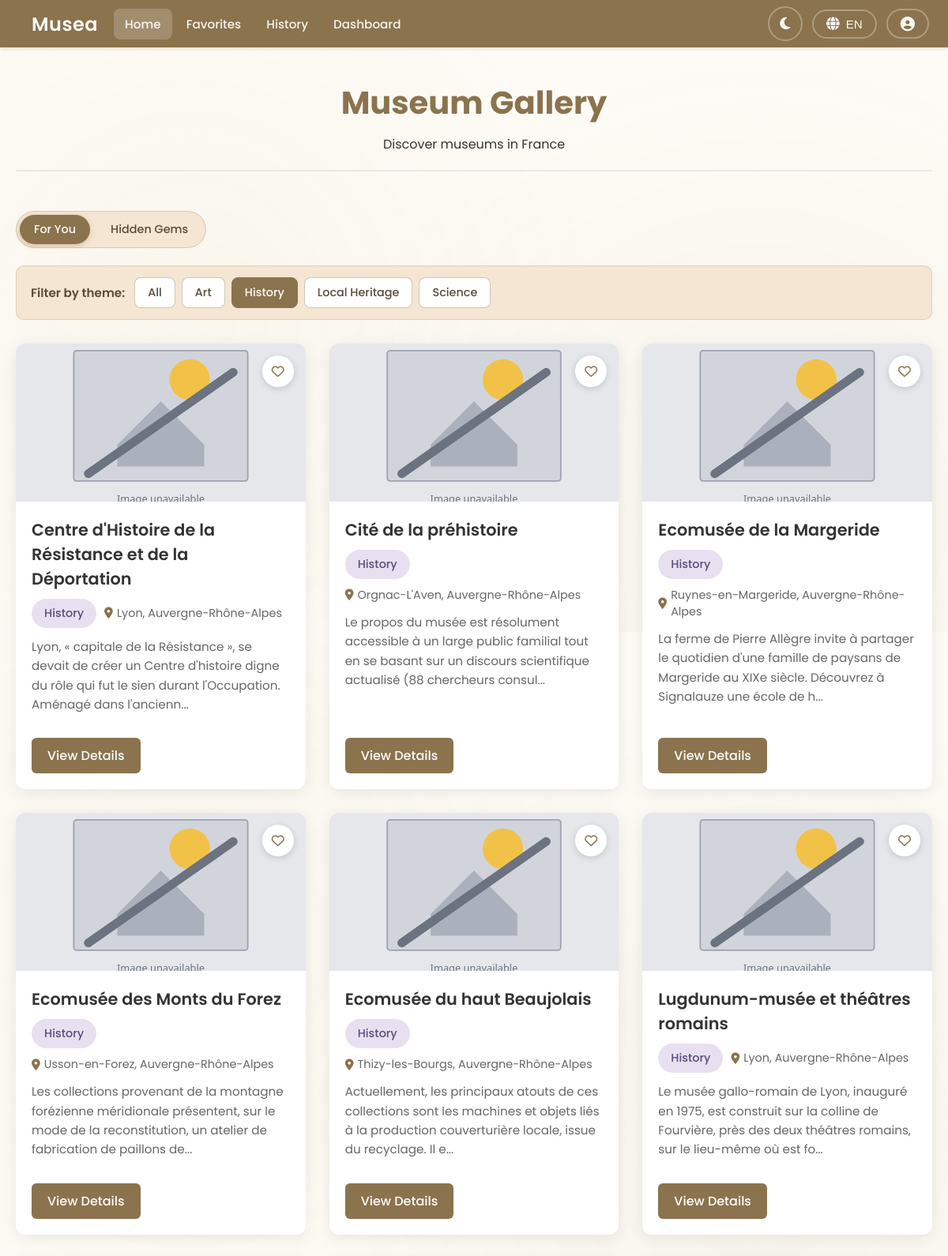
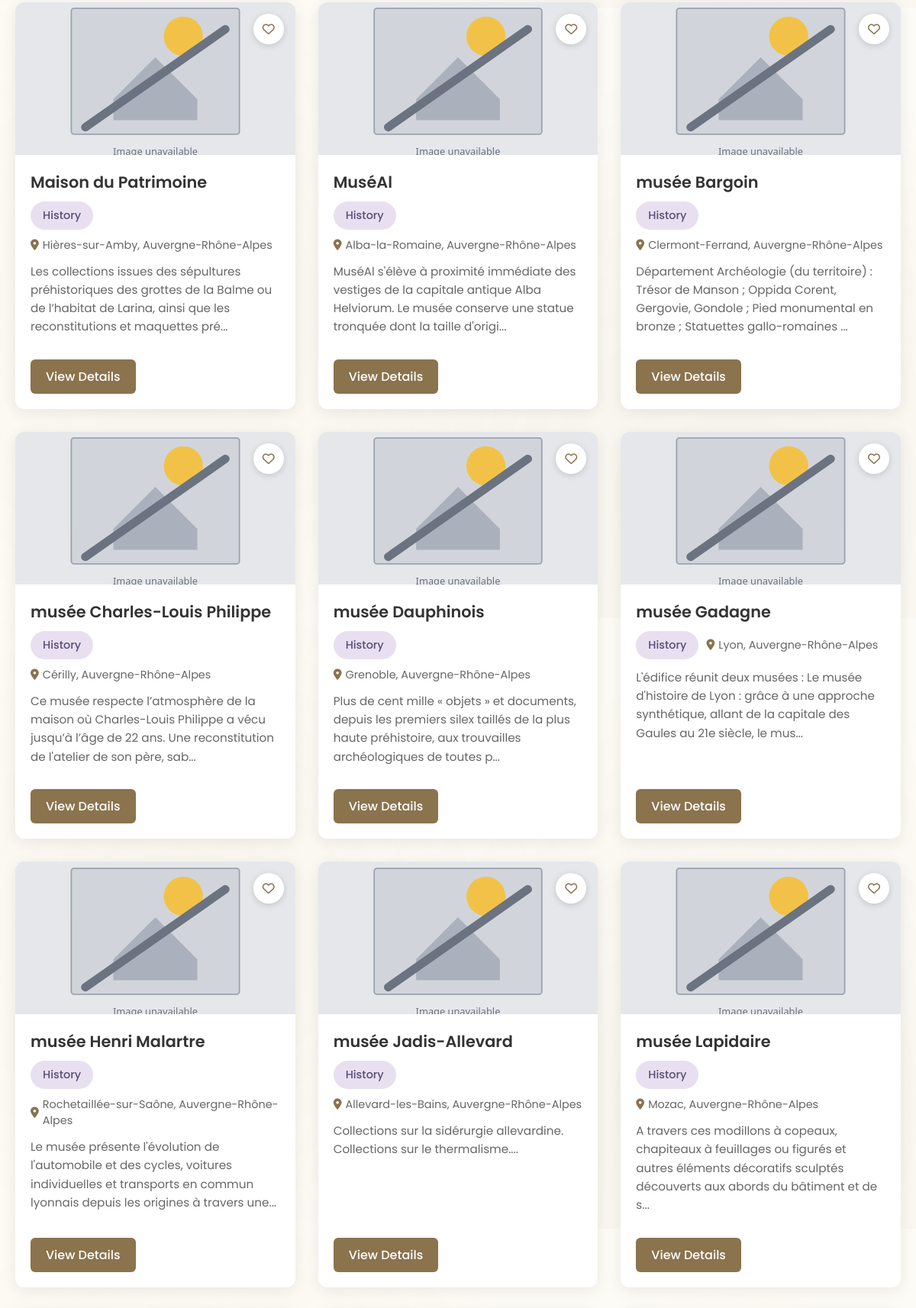
Page /museum_gallery?theme=History (upper part) on the committed database (2 pictures, top to bottom).
### tables this page shows
CREATE TABLE museums (
    id INTEGER PRIMARY KEY AUTOINCREMENT,
    identifiant TEXT UNIQUE,
    name TEXT NOT NULL,
    region TEXT,
    theme TEXT,
    latitude REAL,
    longitude REAL,
    popularity_score INTEGER DEFAULT 0,
    location TEXT,
    description TEXT,
    created_at TIMESTAMP DEFAULT CURRENT_TIMESTAMP
, website TEXT, image_url TEXT, thumbs_up INTEGER DEFAULT 0, thumbs_down INTEGER DEFAULT 0);

### app.py (the view, shortened to what this page needs)
@app.route('/museum_gallery')
def museum_gallery():
    theme_param = (request.args.get('theme') or '').strip()
    current_tab = (request.args.get('tab') or 'for_you').strip().lower()
    show_all = (request.args.get('show_all') or '').strip() == '1'
    user_id = session.get('user_id')
    user_profile = db_manager.get_user_profile(user_id) if user_id else None
    context = detect_context(request)
    active_settings = get_active_settings(
        user_profile=dict(user_profile) if user_profile else None,
        context=context
    )
    max_results = active_settings['max_results']
    short_session = context.get('time_available', 60) <= 15
    if theme_param:
        museums = db_manager.get_museums_by_theme(theme_param)
    elif current_tab == 'hidden':
        hidden_limit = max_results
        if short_session or show_all:
            hidden_limit = max(hidden_limit, 100)
        museums = db_manager.get_hidden_gems(user_id=user_id, max_results=hidden_limit)
    else:
        museums = sorted(
            db_manager.get_all_museums(),
            key=lambda m: (-(m.get('popularity_score') or 0), (m.get('name') or "")),
        )
    if user_id:
        museums = db_manager._annotate_and_filter_by_distance(user_id, museums, max_km=50.0)
    has_more = False
    if short_session and not show_all:
        limited = museums[:max_results]
        has_more = len(museums) > len(limited)
    else:
        limited = museums
    see_more_url = None
    available_themes = db_manager.get_distinct_themes()
    adaptation_log = get_adaptation_log_message(active_settings)
    return render_template(
        'museum_gallery.html',
        museums=limited,
        settings=active_settings,
        adaptation_log=adaptation_log,
        available_themes=available_themes,
        current_theme=theme_param or None,
        current_tab=current_tab,
        has_more=has_more,
        see_more_url=see_more_url,
    )

### adaptation.py (called while the page is built, shortened)
def get_adaptation_log_message(settings):
    if not settings.get('adaptation_reasons'):
        return None  # Don't show log if no adaptations

def detect_context(request):
    context = {
        'device': 'desktop',
        'connection_quality': 'good',
        'time_available': session.get('time_available_minutes', 60)  # Default to 60 minutes
    }
    user_agent = request.headers.get('User-Agent', '').lower()
    if 'mobile' in user_agent or 'android' in user_agent or 'iphone' in user_agent:
        context['device'] = 'mobile'
    elif 'tablet' in user_agent or 'ipad' in user_agent:
        context['device'] = 'tablet'
    connection_quality = request.args.get('connection_quality') or 'good'
    context['connection_quality'] = connection_quality
    time_available = request.args.get('time_available')
    if time_available:
        try:
            context['time_available'] = int(time_available)
        except ValueError:
            pass
    return context

### app.py (called while the page is built)
@app.template_filter('museum_image_url')
def museum_image_url(museum):
    if not museum:
        return url_for('static', filename='placeholder.svg')
    img = (museum.get('image_url') or '').strip()
    if img:
        return img
    theme = (museum.get('theme') or '').strip()
    defaults = {
        'Art': 'https://images.unsplash.com/photo-1536924940846-227afb31e2a5?w=640',
        'History': 'https://images.unsplash.com/photo-1457369804613-52c61a468e7d?w=640',
        'Science': 'https://images.unsplash.com/photo-1635070041078-e363dbe005cb?w=640',
        'Local Heritage': 'https://images.unsplash.com/photo-1578662996442-48f60103fc96?w=640',
    }
    return defaults.get(theme) or url_for('static', filename='placeholder.svg')

@app.context_processor
def inject_logged_in():
    return {'logged_in': bool(session.get('user_id'))}

### db_manager.py (called while the page is built)
def _conn():
    c = sqlite3.connect(DB_PATH)
    c.row_factory = sqlite3.Row
    return c

def get_all_museums() -> List[Dict[str, Any]]:
    conn = _conn()
    try:
        try:
            conn.execute("ALTER TABLE museums ADD COLUMN image_url TEXT")
            conn.commit()
        except sqlite3.OperationalError:
            pass
        rows = conn.execute(
            "SELECT id, identifiant, name, region, theme, latitude, longitude, popularity_score, location, description, COALESCE(image_url, '') AS image_url FROM museums ORDER BY name"
        ).fetchall()
        return [_museum_row_to_dict(r) for r in rows]
    finally:
        conn.close()

### templates/museum_gallery.html (shortened to what this page needs)
<!DOCTYPE html>
<html lang="en">
<head>
    <link rel="stylesheet" href="https://cdnjs.cloudflare.com/ajax/libs/font-awesome/6.4.0/css/all.min.css">
    <link rel="stylesheet" href="{{ url_for('static', filename='style.css') }}">
</head>
<body data-logged-in="{{ 'true' if logged_in else 'false' }}">
    <div class="top-bar">
        <div class="top-bar-left">
            <a href="{{ url_for('museum_gallery') }}" style="text-decoration: none; color: inherit;">
                <div class="logo-container" style="cursor: pointer;">
                    <span class="logo-text">Musea</span>
                </div>
            </a>
            <nav class="main-nav">
            <a href="{{ url_for('museum_gallery') }}" class="nav-item active" data-en="Home" data-fr="Accueil">Home</a>
            <a href="{{ url_for('favorites') }}" class="nav-item" data-en="Favorites" data-fr="Favoris">Favorites</a>
            <a href="{{ url_for('history') }}" class="nav-item" data-en="History" data-fr="Historique">History</a>
            <a href="{{ url_for('view_user_profile') }}" class="nav-item" data-en="Dashboard" data-fr="Tableau de bord">Dashboard</a>
            </nav>
        </div>
        <div class="top-bar-right">
            <button class="dark-mode-btn" id="darkModeBtn" aria-label="Switch to dark mode" title="Dark mode">
                <i class="fas fa-moon"></i>
            </button>
            <div class="language-switcher">
                <button class="language-btn" id="languageBtn" aria-label="Change language">
                    <i class="fas fa-globe"></i>
                    <span id="currentLang">EN</span>
                </button>
            </div>
            <div class="profile-switcher">
                <button class="profile-btn" id="profileBtn" aria-label="Profile menu">
                    <i class="fas fa-user-circle"></i>
                </button>
            </div>
        </div>
    </div>
    <div class="container">
        <div class="gallery-header">
            <h1 data-en="Museum Gallery" data-fr="Galerie des musées">Museum Gallery</h1>
            <p data-en="Discover museums in France" data-fr="Découvrez les musées en France">Discover museums in France</p>
        </div>
        <div class="discovery-tabs">
            <a href="{{ url_for('museum_gallery') }}"
               class="discovery-tab {% if (current_tab or 'for_you') != 'hidden' %}active{% endif %}"
               data-en="For You"
               data-fr="Pour vous">
            </a>
            <a href="{{ url_for('museum_gallery', tab='hidden') }}"
               class="discovery-tab {% if current_tab == 'hidden' %}active{% endif %}"
               data-en="Hidden Gems"
               data-fr="Pépites cachées">
            </a>
        </div>
        {% if available_themes %}
        <div class="theme-filter-bar">
            <span class="theme-filter-label" data-en="Filter by theme:" data-fr="Filtrer par thème :">Filter by theme:</span>
            <div class="theme-filter-buttons">
                <a href="{{ url_for('museum_gallery') }}" class="theme-filter-btn {% if not current_theme %}active{% endif %}" data-en="All" data-fr="Tous">All</a>
                {% for theme in available_themes %}
                <a href="{{ url_for('museum_gallery', theme=theme) }}" class="theme-filter-btn {% if current_theme == theme %}active{% endif %}">{{ theme }}</a>
                {% endfor %}
            </div>
        </div>
        {% endif %}
        <div class="museum-gallery {% if settings.layout == 'list' %}museum-gallery-list{% endif %}">
            {% for museum in museums %}
            <div class="museum-card" data-museum-id="{{ museum.id }}">
                {% if settings.show_images %}
                <div class="museum-card-image">
                    <img src="{{ museum | museum_image_url }}"
                         alt="{{ museum.name }}"
                         onerror="this.onerror=null; this.src='{{ url_for('static', filename='placeholder.svg') }}';">
                    <button class="favorite-btn" data-action="favorite" data-museum-id="{{ museum.id }}" aria-label="Add to favorites">
                        <i class="far fa-heart"></i>
                    </button>
                </div>
                {% endif %}
                <div class="museum-card-content">
                    <h3>{{ museum.name }}</h3>
                    <div class="museum-card-theme-location">
                        {% if museum.theme %}
                        <span class="museum-theme" data-theme="{{ museum.theme }}">{{ museum.theme }}</span>
                        {% endif %}
                        <p class="museum-location">
                            <i class="fas fa-map-marker-alt"></i> {{ museum.location }}
                        </p>
                    </div>
                    <p class="museum-description">
                        {% if settings.description_length == 'short' %}
                            {{ museum.description[:80] }}...
                        {% else %}
                            {{ museum.description[:150] }}...
                        {% endif %}
                    </p>
                    <div class="museum-card-actions">
                        <a href="{{ url_for('museum_detail', museum_id=museum.id) }}"
                           class="view-details-btn"
                           data-action="view-details"
                           data-museum-id="{{ museum.id }}"
                           data-en="View Details"
                           data-fr="Voir les détails">
                        </a>
                    </div>
                </div>
            </div>
            {% endfor %}
        </div>
    </div>
</body>
</html>

### rows in the picture
museums: theme "Art"
museums: theme "History", name "Centre d'Histoire de la Résistance et de la Déportation", location "Lyon, Auvergne-Rhône-Alpes", description "Lyon, « capitale de la Résistance », se devait de créer un Centre d'histoire digne du rôle qui fut le sien durant l'Occupation. Aménagé dans l'ancienn"
museums: theme "Local Heritage"
museums: theme "Science"
museums: name "Cité de la préhistoire", theme "History", location "Orgnac-L'Aven, Auvergne-Rhône-Alpes", description "Le propos du musée est résolument accessible à un large public familial tout en se basant sur un discours scientifique actualisé (88 chercheurs consul"
museums: name "Ecomusée de la Margeride", theme "History", location "Ruynes-en-Margeride, Auvergne-Rhône-Alpes", description "La ferme de Pierre Allègre invite à partager le quotidien d'une famille de paysans de Margeride au XIXe siècle. Découvrez à Signalauze une école de h"
museums: name "Ecomusée des Monts du Forez", theme "History", location "Usson-en-Forez, Auvergne-Rhône-Alpes", description "Les collections provenant de la montagne forézienne méridionale présentent, sur le mode de la reconstitution, un atelier de fabrication de paillons de"
museums: name "Ecomusée du haut Beaujolais", theme "History", location "Thizy-les-Bourgs, Auvergne-Rhône-Alpes", description "Actuellement, les principaux atouts de ces collections sont les machines et objets liés à la production couverturière locale, issue du recyclage. Il e"
museums: name "Lugdunum-musée et théâtres romains", theme "History", location "Lyon, Auvergne-Rhône-Alpes", description "Le musée gallo-romain de Lyon, inauguré en 1975, est construit sur la colline de Fourvière, près des deux théâtres romains, sur le lieu-même où est fo"
museums: name "Maison du Patrimoine", theme "History", location "Hières-sur-Amby, Auvergne-Rhône-Alpes", description "Les collections issues des sépultures préhistoriques des grottes de la Balme ou de l’habitat de Larina, ainsi que les reconstitutions et maquettes pré"
museums: name "MuséAl", theme "History", location "Alba-la-Romaine, Auvergne-Rhône-Alpes", description "MuséAl s'élève à proximité immédiate des vestiges de la capitale antique Alba Helviorum. Le musée conserve une statue tronquée dont la taille d'origi"
museums: name "musée Bargoin", theme "History", location "Clermont-Ferrand, Auvergne-Rhône-Alpes", description "Département Archéologie (du territoire) : Trésor de Manson ; Oppida Corent, Gergovie, Gondole ; Pied monumental en bronze ; Statuettes gallo-romaines"
museums: name "musée Charles-Louis Philippe", theme "History", location "Cérilly, Auvergne-Rhône-Alpes", description "Ce musée respecte l’atmosphère de la maison où Charles-Louis Philippe a vécu jusqu’à l’âge de 22 ans. Une reconstitution de l'atelier de son père, sab"
museums: name "musée Dauphinois", theme "History", location "Grenoble, Auvergne-Rhône-Alpes", description "Plus de cent mille « objets » et documents, depuis les premiers silex taillés de la plus haute préhistoire, aux trouvailles archéologiques de toutes p"
museums: name "musée Gadagne", theme "History", location "Lyon, Auvergne-Rhône-Alpes", description "L'édifice réunit deux musées : Le musée d'histoire de Lyon : grâce à une approche synthétique, allant de la capitale des Gaules au 21e siècle, le mus"
museums: name "musée Henri Malartre", theme "History", location "Rochetaillée-sur-Saône, Auvergne-Rhône-Alpes", description "Le musée présente l'évolution de l'automobile et des cycles, voitures individuelles et transports en commun lyonnais depuis les origines à travers une"
museums: name "musée Jadis-Allevard", theme "History", location "Allevard-les-Bains, Auvergne-Rhône-Alpes", description "Collections sur la sidérurgie allevardine. Collections sur le thermalisme."
museums: name "musée Lapidaire", theme "History", location "Mozac, Auvergne-Rhône-Alpes", description "A travers ces modillons à copeaux, chapiteaux à feuillages ou figurés et autres éléments décoratifs sculptés découverts aux abords du bâtiment et de s"
